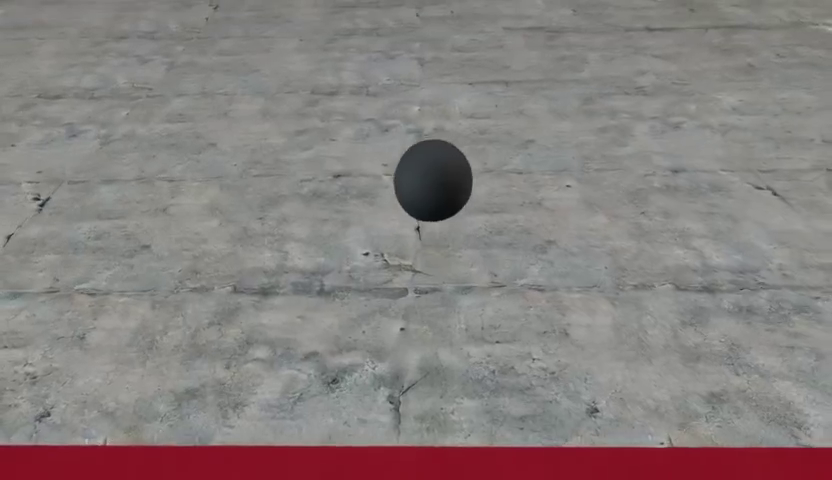
#> input picture frame 18 of work/codex-1/material_swap/concrete_s1_review.mp4, 832 x 480 px, given in place of ball1_nf93_s1.mp4, which was not available
$ python flow.py
#> lines starting #> are read from the running program, lines starting #| are printed output that depends on the picture; after the words box and inside, x2 and y2 are one past the last pixel; in counts of white or black regions, pixels touching at a corner belong together
import cv2, numpy as np, json, pathlib

base = pathlib.Path('work/agy-1/task9_duration_audit')
results = {}
for name in ['ball1_nf93_s1', 'ball2_nf93_s1']:
    cap = cv2.VideoCapture(str(base / (name+'.mp4')))
    ok, frame = cap.read(); assert ok
#> further down, frame is the input picture: shape (480, 832, 3); mean B, G, R 126.8, 128.1, 135.4
    prev = cv2.cvtColor(frame, cv2.COLOR_BGR2GRAY)
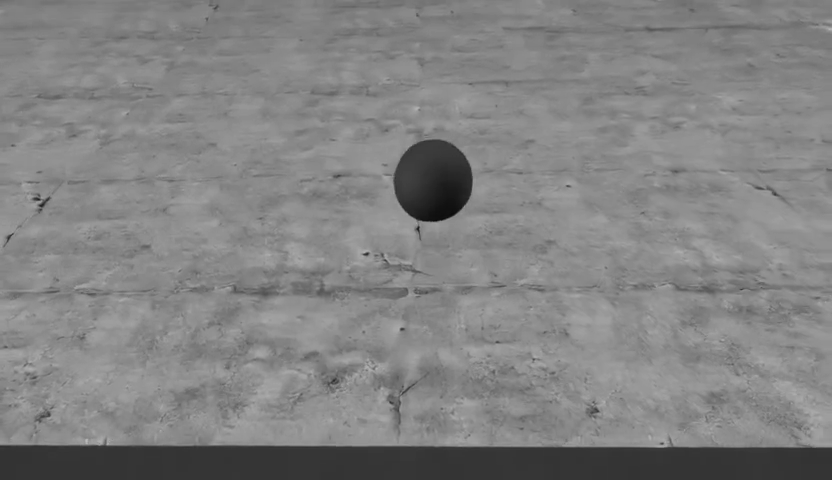
#> prev: shape (480, 832); min 8, max 186, mean 130.2
    groups = {}
    for label, (x0,y0,x1,y1) in {'gripper':(265,55,300,90), 'ball':(270,107,295,131)}.items():
        mask=np.zeros(prev.shape,np.uint8); mask[y0:y1,x0:x1]=255
        p=cv2.goodFeaturesToTrack(prev, maxCorners=30, qualityLevel=.01, minDistance=2, mask=mask, blockSize=3)
        assert p is not None and len(p)>=3
        groups[label]=[p, p.copy(), []]
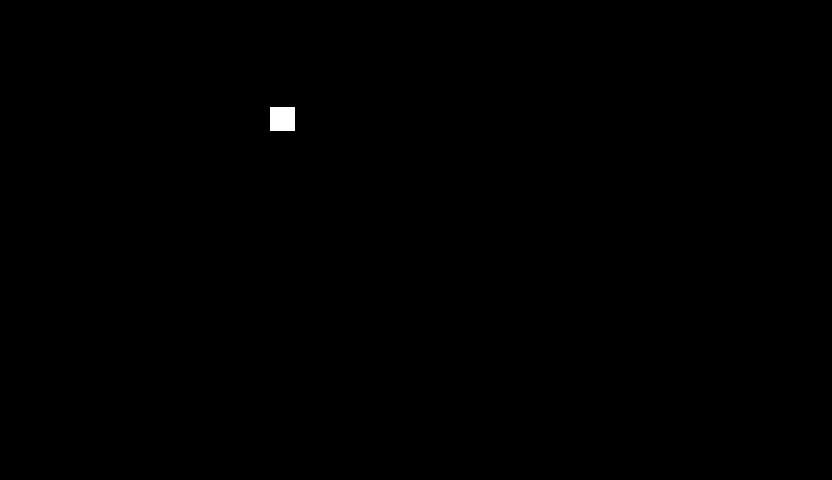
#> mask: shape (480, 832); 0.15% white; 1 white region, box (x1, y1, x2, y2) and area: (270, 107, 295, 131) 600
#> after the loop, groups = 2 items
    for f in range(1,39):
        ok, frame=cap.read(); assert ok
        gray=cv2.cvtColor(frame,cv2.COLOR_BGR2GRAY)
        for label, (p, initial, rows) in groups.items():
            q, status, err=cv2.calcOpticalFlowPyrLK(prev,gray,p,None,winSize=(21,21),maxLevel=3)
            back, st2, _=cv2.calcOpticalFlowPyrLK(gray,prev,q,None,winSize=(21,21),maxLevel=3)
            good=(status.ravel()==1)&(st2.ravel()==1)&(np.linalg.norm(back-p,axis=2).ravel()<1.0)
            p=q[good].reshape(-1,1,2); initial=initial[good].reshape(-1,1,2)
            assert len(p)>=3, (name,label,f,len(p))
            d=(p-initial).reshape(-1,2)
            rows.append({'frame':f,'n':len(p),'dx':float(np.median(d[:,0])),'dy':float(np.median(d[:,1])),'dy_iqr':float(np.percentile(d[:,1],75)-np.percentile(d[:,1],25))})
            groups[label]=[p,initial,rows]
        prev=gray
    results[name]={label: rows for label, (_,_,rows) in groups.items()}
print(json.dumps(results,indent=2))

$ run again, starting later in the video
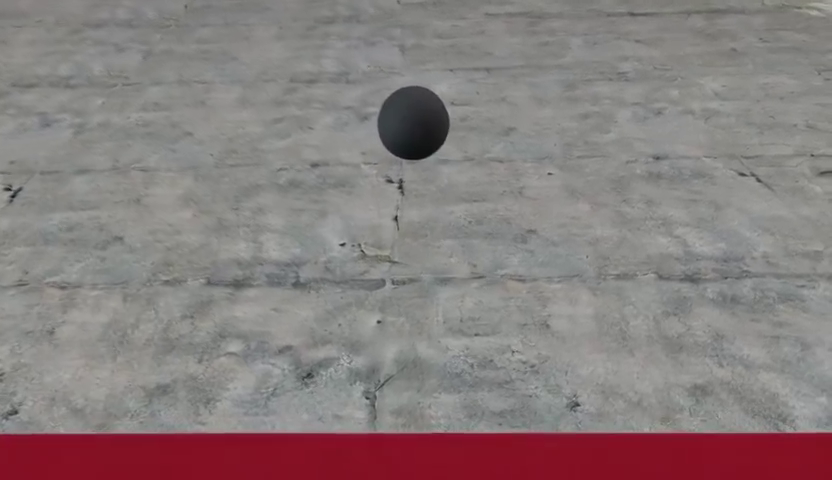
#> input picture frame 85 of work/codex-1/material_swap/concrete_s1_review.mp4, 832 x 480 px, given in place of ball1_nf93_s1.mp4, which was not available
#> frame is the input picture: shape (480, 832, 3); mean B, G, R 125.3, 125.5, 136.5
#> `prev = cv2.cvtColor(frame, cv2.COLOR_BGR2GRAY)`:
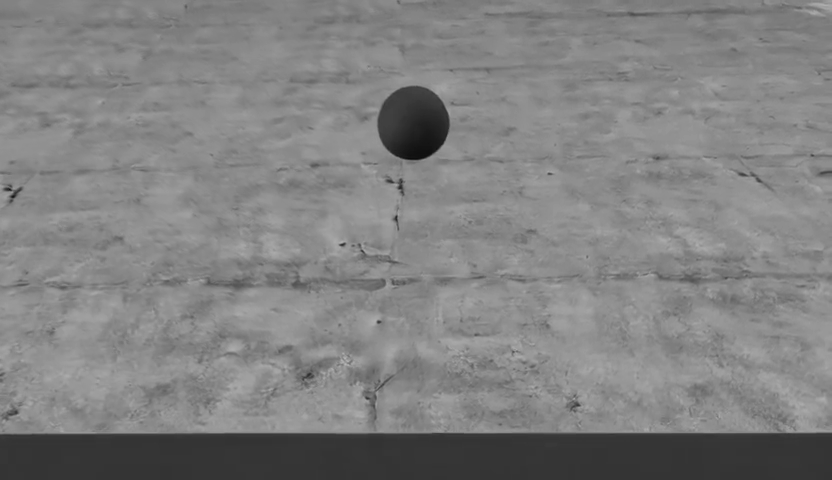
#> prev: shape (480, 832); min 11, max 181, mean 128.8
#> after the loop `for label, (x0,y0,x1,y1) in {'gripper':(265,55,300,90), 'ball':(270,10..`: groups = 2 items

$ run again, starting later in the video
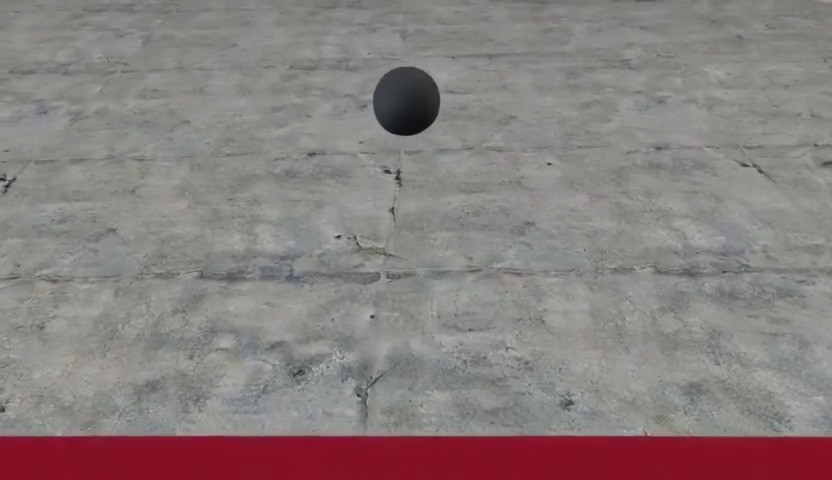
#> input picture frame 151 of work/codex-1/material_swap/concrete_s1_review.mp4, 832 x 480 px, given in place of ball1_nf93_s1.mp4, which was not available
#> frame is the input picture: shape (480, 832, 3); mean B, G, R 126, 126.4, 136.7
#> `prev = cv2.cvtColor(frame, cv2.COLOR_BGR2GRAY)`:
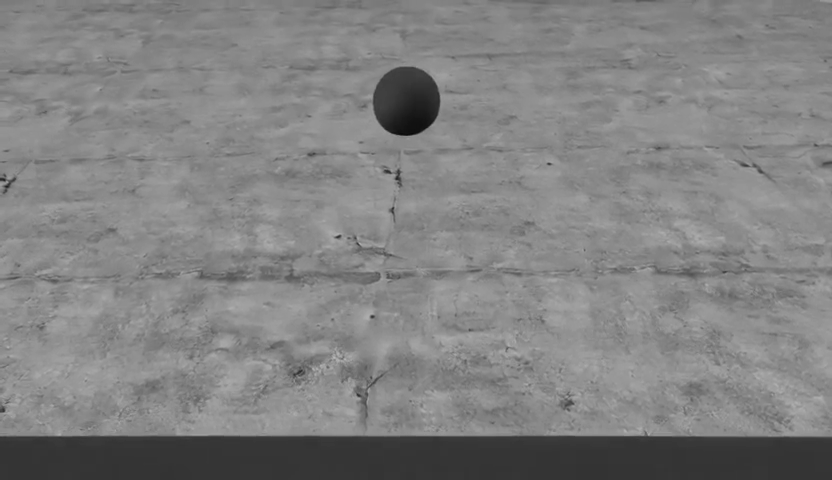
#> prev: shape (480, 832); min 7, max 184, mean 129.5
#> after the loop `for label, (x0,y0,x1,y1) in {'gripper':(265,55,300,90), 'ball':(270,10..`: groups = 2 items
